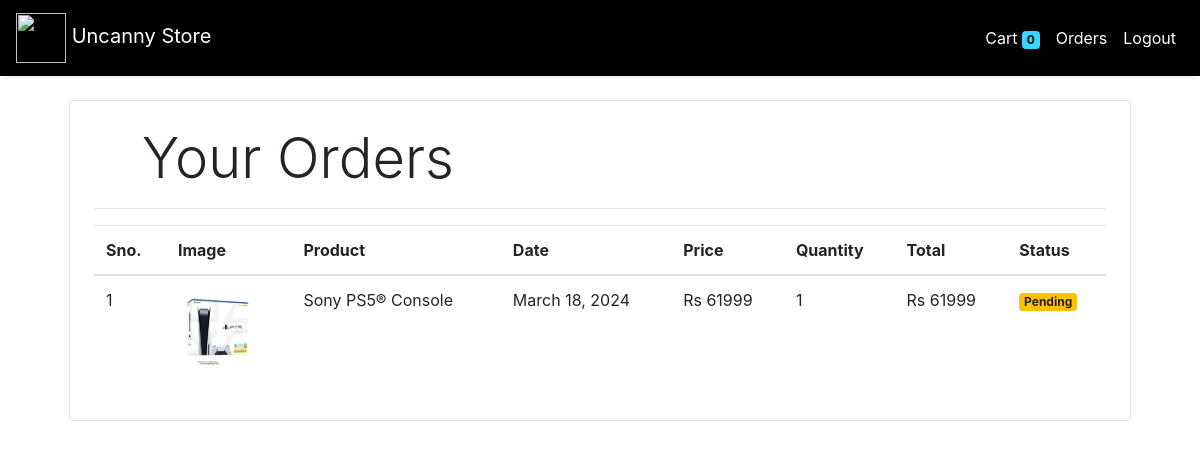
The page /orders (signed in) on the database its author committed.
### store/models/orders.py (models this page shows, shortened)
class Order(models.Model):
    product = models.ForeignKey(Products,
                                on_delete=models.CASCADE)
    customer = models.ForeignKey(Customer,
                                 on_delete=models.CASCADE)
    quantity = models.IntegerField(default=1)
    price = models.IntegerField()
    address = models.CharField (max_length=50, default='', blank=True)
    phone = models.CharField (max_length=50, default='', blank=True)
    date = models.DateField (default=datetime.datetime.today)
    status = models.BooleanField (default=False)
    @staticmethod
    def get_orders_by_customer(customer_id):
        return Order.objects.filter(customer=customer_id).order_by('-date')

### store/models/product.py (models this page shows, shortened)
class Products(models.Model):
    name = models.CharField(max_length=60)
    price= models.IntegerField(default=0)
    category= models.ForeignKey(Category,on_delete=models.CASCADE,default=1 )
    description= models.CharField(max_length=250, default='', blank=True, null= True)
    image= models.ImageField(upload_to='Photos/')

### store/middlewares/auth.py (the view)
    def middleware(request):
        print(request.session.get('customer'))
        returnUrl = request.META['PATH_INFO']
        print(request.META['PATH_INFO'])
        if not request.session.get('customer'):
           return redirect(f'login?return_url={returnUrl}')
        response = get_response(request)
        return response

### store/templatetags/custom_filter.py (called while the page is built)
@register.filter(name='currency')
def currency(number):
    return "Rs "+str(number)

@register.filter(name='multiply')
def multiply(number , number1):
    return number * number1

### store/views/orders.py (called while the page is built)
    def get(self , request ):
        customer = request.session.get('customer')
        orders = Order.get_orders_by_customer(customer)
        print(orders)
        return render(request , 'orders.html'  , {'orders' : orders})

### store/templates/orders.html
{% extends 'base.html' %}
{% block content %}
{% load cart %}
{% load custom_filter %}
<div class="container">
   <div class="border rounded p-4 m-4">
        <p class="display-4 pl-4 ml-4">Your Orders</p>
        <hr>
        <table class="table">
            <thead>
                <tr>
                    <th>Sno.</th>
                    <th>Image</th>
                    <th>Product</th>
                    <th>Date</th>
                    <th>Price</th>
                    <th>Quantity</th>
                    <th>Total</th>
                    <th>Status</th>
                </tr>
            </thead>
            <tbody>
                {% for order in orders %}
                <tr>
                    <td>{{forloop.counter}}</td>
                    <td><img style="height: 80px;" class="rounded-circle" src="{{order.product.image.url}}" alt=""></td>
                    <td>{{order.product.name}}</td>
                    <td>{{order.date}}</td>
                    <td>{{order.price|currency}}</td>
                    <td>{{order.quantity}}</td>
                    <td>{{order.quantity|multiply:order.price|currency}}</td>
                    {% if order.status %}
                    <td><small class="badge badge-success">Completed</small></td>
                    {%else%}
                    <td><small class="badge badge-warning">Pending</small></td>
                    {% endif %}
                </tr>
                {% endfor %}
            </tbody>
        </table>
   </div>
</div>
{% endblock %}

### rows shown on the page
Order: product.image (picture), product.name "Sony PS5® Console", date "March 18, 2024", price "Rs 61999", quantity "1", quantity|multiply "Rs 61999", status "Pending"

### other values the page prints
{{ request.session.cart.keys|length }} "0"
